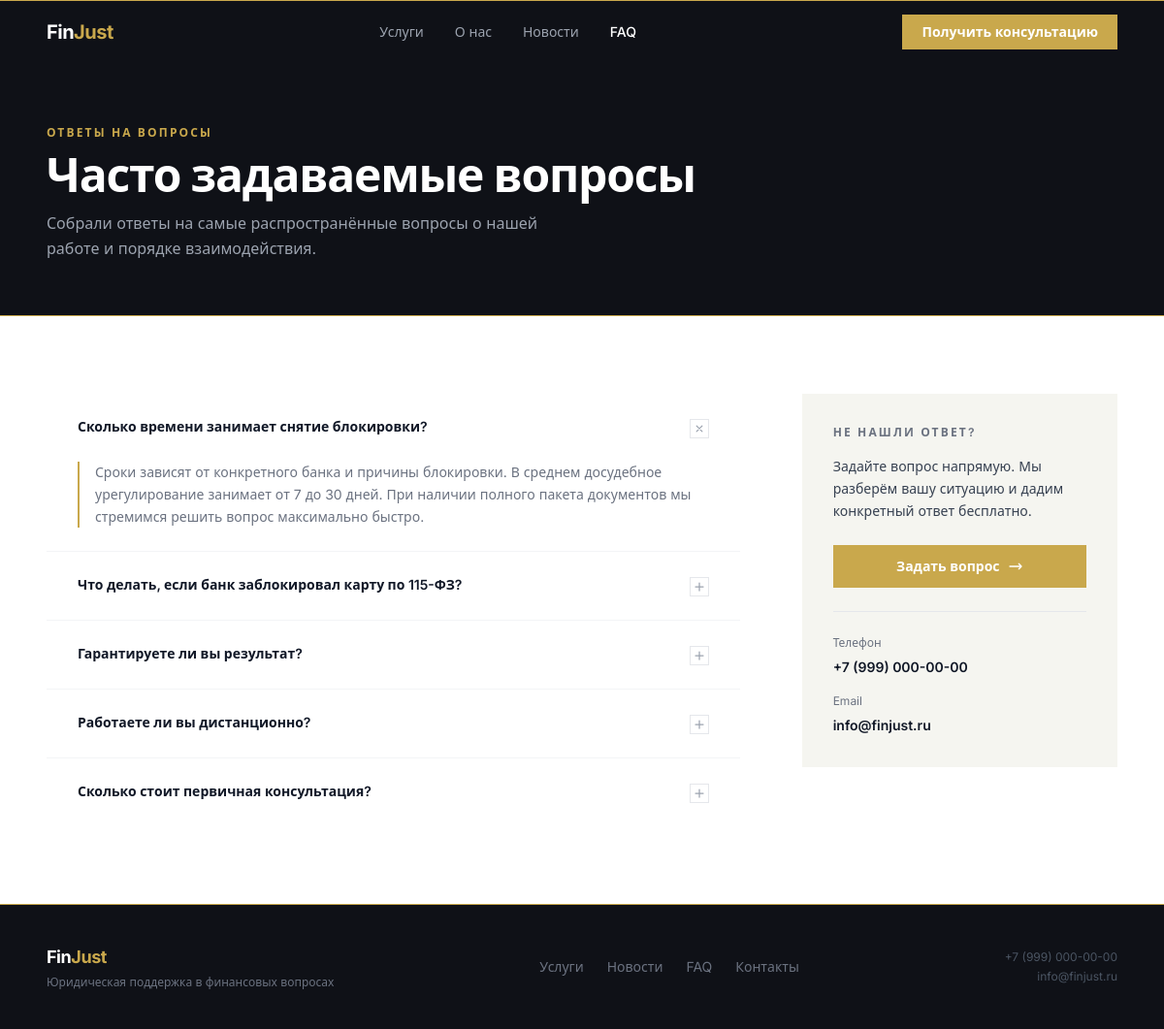
Page /faq on the committed database.
### models.py (models this page shows)
class FAQ(Base):
    __tablename__ = "faq"
    id: Mapped[int] = mapped_column(Integer, primary_key=True, index=True)
    question: Mapped[str] = mapped_column(String(500), nullable=False)
    answer: Mapped[str] = mapped_column(Text, nullable=False)
    order: Mapped[int] = mapped_column(Integer, default=0)

### main.py (the view)
@app.get("/faq", response_class=HTMLResponse)
def faq(request: Request, db: Session = Depends(get_db)):
    questions = db.query(FAQ).order_by(FAQ.order).all()
    return templates.TemplateResponse(
        request=request, name="faq.html", context={"questions": questions}
    )

### templates/faq.html (shortened to what this page needs)
{% extends "base.html" %}
{% block nav_faq %}text-white{% endblock %}
{% block content %}
<section class="bg-surface pt-16 pb-14">
  <div class="max-w-6xl mx-auto px-6">
    <p class="text-gold text-xs font-semibold tracking-widest2 uppercase mb-3">Ответы на вопросы</p>
    <h1 class="text-3xl md:text-5xl font-bold text-white tracking-tight">
      Часто задаваемые вопросы
    </h1>
    <p class="text-gray-400 mt-3 text-base max-w-lg leading-relaxed">
      Собрали ответы на самые распространённые вопросы о нашей работе и порядке взаимодействия.
    </p>
  </div>
</section>
<section class="bg-white py-20">
  <div class="max-w-6xl mx-auto px-6">
    <div class="grid grid-cols-1 lg:grid-cols-12 gap-16 items-start">
      <div class="lg:col-span-8">
        {% if questions %}
          <div class="flex flex-col gap-px bg-gray-100" id="faq-list">
            {% for q in questions %}
            <div class="faq-item bg-white" data-index="{{ loop.index }}">
              <button
                class="faq-btn w-full flex items-start justify-between gap-6 px-8 py-6 text-left group"
                aria-expanded="{% if loop.first %}true{% else %}false{% endif %}"
                aria-controls="faq-answer-{{ q.id }}">
                <span class="text-sm font-semibold text-gray-900 group-hover:text-gold transition-colors leading-snug">
                  {{ q.question }}
                </span>
                <span class="faq-icon flex-shrink-0 mt-0.5 w-5 h-5 flex items-center justify-center border border-gray-200 group-hover:border-gold transition-colors">
                  <svg class="w-3 h-3 text-gray-400 group-hover:text-gold transition-colors transform {% if loop.first %}rotate-45{% endif %}"
                       fill="none" stroke="currentColor" stroke-width="2.5" viewBox="0 0 24 24">
                    <path stroke-linecap="round" stroke-linejoin="round" d="M12 4v16m-8-8h16"/>
                  </svg>
                </span>
              </button>
              <div id="faq-answer-{{ q.id }}"
                   class="faq-answer {% if not loop.first %}hidden{% endif %} px-8 pb-6">
                <p class="text-sm text-gray-500 leading-relaxed border-l-2 border-gold pl-4">
                  {{ q.answer }}
                </p>
              </div>
            </div>
            {% endfor %}
          </div>
        {% else %}
          <div class="text-center py-24">
            <p class="text-gray-400 text-sm">Раздел FAQ пока формируется.</p>
          </div>
        {% endif %}
      </div>
      <aside class="lg:col-span-4">
        <div class="bg-light p-8 sticky top-24">
          <p class="text-xs font-semibold text-muted tracking-widest2 uppercase mb-4">
            Не нашли ответ?
          </p>
          <p class="text-gray-700 text-sm leading-relaxed mb-6">
            Задайте вопрос напрямую. Мы разберём вашу ситуацию и дадим конкретный ответ бесплатно.
          </p>
          <a href="/#contact"
             class="flex items-center justify-center gap-2 bg-gold hover:bg-gold-d text-white text-sm font-semibold px-5 py-3 transition-colors w-full">
            Задать вопрос
            <svg class="w-4 h-4" fill="none" stroke="currentColor" stroke-width="2" viewBox="0 0 24 24">
              <path stroke-linecap="round" stroke-linejoin="round" d="M17 8l4 4m0 0l-4 4m4-4H3"/>
            </svg>
          </a>
          <div class="mt-6 pt-6 border-t border-gray-200 flex flex-col gap-4">
            <div>
              <p class="text-xs text-muted mb-1">Телефон</p>
              <a href="tel:{{ site.LAWYER_PHONE }}"
                 class="text-sm font-semibold text-gray-900 hover:text-gold transition-colors">
                {{ site.LAWYER_PHONE }}
              </a>
            </div>
            <div>
              <p class="text-xs text-muted mb-1">Email</p>
              <a href="mailto:{{ site.LAWYER_EMAIL }}"
                 class="text-sm font-semibold text-gray-900 hover:text-gold transition-colors">
                {{ site.LAWYER_EMAIL }}
              </a>
            </div>
          </div>
        </div>
      </aside>
    </div>
  </div>
</section>
{% endblock %}

### rows in the picture
FAQ: question "Сколько времени занимает снятие блокировки?", answer "Сроки зависят от конкретного банка и причины блокировки. В среднем досудебное урегулирование занимает от 7 до 30 дней. При наличии полного пакета документов мы стремимся решить вопрос максимально быстро."
FAQ: question "Что делать, если банк заблокировал карту по 115-ФЗ?"
FAQ: question "Гарантируете ли вы результат?"
FAQ: question "Работаете ли вы дистанционно?"
FAQ: question "Сколько стоит первичная консультация?"

### other values in the picture
{{ site.LAWYER_PHONE }} "+7 (999) 000-00-00"
{{ site.LAWYER_EMAIL }} "info@finjust.ru"
